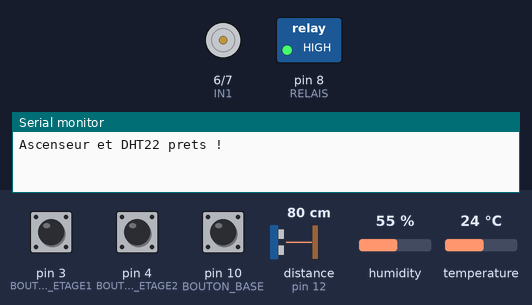
Bench run of a sketch on a simulated Arduino Uno, built with avr-gcc and run on an emulated ATmega328P. On the bench: motor-driver pin pairs drawn as motors (green arrow = first pin HIGH = forward, orange = second pin HIGH = backward, longer = more drive, scaled by the enable pin), switched loads named in the sketch (green lamp = pin HIGH), the last lines printed to the serial monitor. The inputs (shaded band) are chosen by the test bench; at power-on: temperature 24 °C, pin 3 (BOUTON_ETAGE1) HIGH, distance to the obstacle (sensor on pin 12) 80 cm, pin 10 (BOUTON_BASE) HIGH, pin 4 (BOUTON_ETAGE2) HIGH, humidity 55 %. The echo pulse lasts 58.3 µs per cm; pins used as bus, display or sensor lines are not drawn.

Above: at 1.2 s.
1.3 s: temperature set to 39.4 °C
3.5 s: temperature set to 40.6 °C
At 6.7 s:
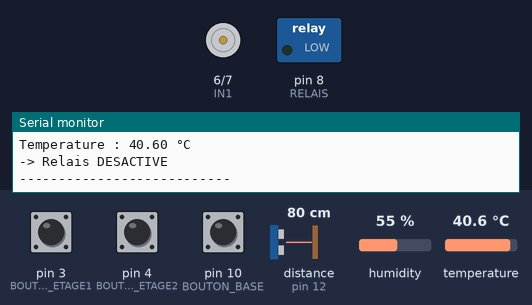
7.5 s: pin 3 (BOUTON_ETAGE1) pulled LOW for 0.15 s
At 8.6 s:
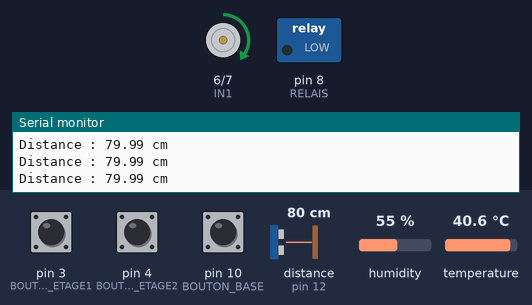
9.1 s: distance to the obstacle (sensor on pin 12) set to 29 cm
10.6 s: distance to the obstacle (sensor on pin 12) set to 25 cm
At 11.0 s:
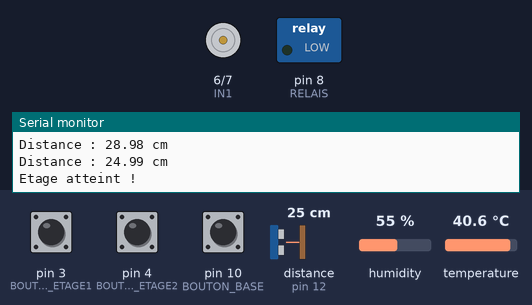
12.1 s: pin 10 (BOUTON_BASE) pulled LOW for 0.15 s
At 13.2 s:
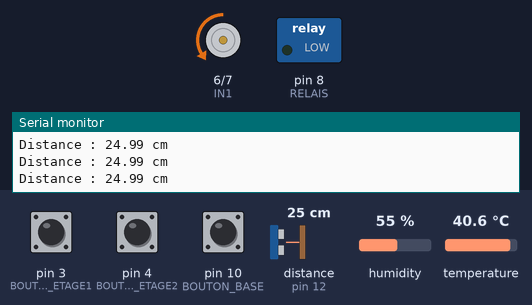
Timing chart, 0 to 14.7 s (numbered marks = the images above; inputs shaded):
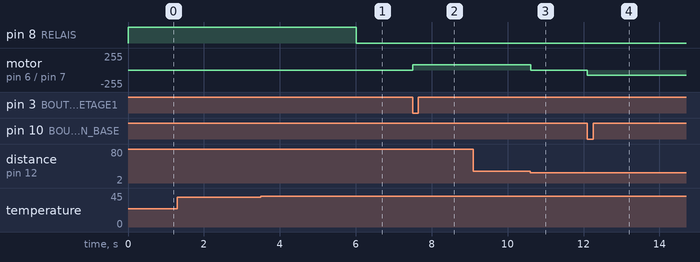

Measured:
- the behaviour switches between 40 and 40.1 °C on temperature (found by bisection; images 0 and 1)
- the behaviour switches between 26 and 25 cm on distance to the obstacle (sensor on pin 12) (found by bisection; images 2 and 3)
- after the input at 3.5 s, pin 8 (RELAIS): HIGH → LOW after 2.5 s
- after the input at 7.5 s, motor on pin 6 (IN1) / pin 7 (IN2): stopped → forward 77/255 at once
- after the input at 10.6 s, motor on pin 6 (IN1) / pin 7 (IN2): forward 77/255 → stopped at once
- after the input at 12.1 s, motor on pin 6 (IN1) / pin 7 (IN2): stopped → backward 77/255 at once

The sketch:

Ascenseur_Ventillateur.ino
```cpp
#include <DHT.h>

// ===== DHT22 ET RELAIS =====
#define DHTPIN 2
#define DHTTYPE DHT22
#define RELAIS 8

DHT dht(DHTPIN, DHTTYPE);

float temperature = 0;
unsigned long dernierTempsDHT = 0;

// ===== ASCENSEUR ET ULTRASON =====
const int TRIG = 11;
const int ECHO = 12;

const int BOUTON_BASE = 10;
const int BOUTON_ETAGE1 = 3;
const int BOUTON_ETAGE2 = 4;

const int ENA = 5;
const int IN1 = 6;
const int IN2 = 7;

float distance;
float cible;

bool deplacement = false;

// ===== INITIALISATION =====
void setup() {
  Serial.begin(9600);

  pinMode(TRIG, OUTPUT);
  pinMode(ECHO, INPUT);

  pinMode(BOUTON_BASE, INPUT_PULLUP);
  pinMode(BOUTON_ETAGE1, INPUT_PULLUP);
  pinMode(BOUTON_ETAGE2, INPUT_PULLUP);

  pinMode(ENA, OUTPUT);
  pinMode(IN1, OUTPUT);
  pinMode(IN2, OUTPUT);

  pinMode(RELAIS, OUTPUT);
  digitalWrite(RELAIS, HIGH);

  dht.begin();
  arreter();

  Serial.println("Ascenseur et DHT22 prets !");
}

// ===== BOUCLE PRINCIPALE =====
void loop() {
  gererTemperature();

  if (!deplacement) {
    if (digitalRead(BOUTON_BASE) == LOW) {
      cible = 44;
      deplacement = true;
    }
    else if (digitalRead(BOUTON_ETAGE1) == LOW) {
      cible = 24;
      deplacement = true;
    }
    else if (digitalRead(BOUTON_ETAGE2) == LOW) {
      cible = 4;
      deplacement = true;
    }
  }

  if (deplacement) {
    mesurerEtDeplacer();
  }
}

// ===== SURVEILLANCE TEMPERATURE =====
void gererTemperature() {
  if (millis() - dernierTempsDHT >= 2000) {
    dernierTempsDHT = millis();

    float t = dht.readTemperature();

    if (isnan(t)) {
      Serial.println("Erreur de lecture DHT22 !");
      return;
    }

    temperature = t;

    Serial.print("Temperature : ");
    Serial.print(temperature);
    Serial.println(" °C");

    if (temperature > 40) {
      digitalWrite(RELAIS, LOW);
      Serial.println("-> Relais DESACTIVE");
    }
    else if (temperature <= 39) {
      digitalWrite(RELAIS, HIGH);
      Serial.println("-> Relais ACTIVE");
    }

    Serial.println("---------------------------");
  }
}

// ===== MESURE ET DEPLACEMENT =====
void mesurerEtDeplacer() {
  digitalWrite(TRIG, LOW);
  delayMicroseconds(2);

  digitalWrite(TRIG, HIGH);
  delayMicroseconds(10);
  digitalWrite(TRIG, LOW);

  unsigned long duree = pulseIn(ECHO, HIGH, 30000);

  if (duree == 0) {
    arreter();
    deplacement = false;
    Serial.println("Erreur : pas d'echo !");
    return;
  }

  distance = duree * 0.0343 / 2.0;

  Serial.print("Distance : ");
  Serial.print(distance);
  Serial.println(" cm");

  if (distance < 1 || distance > 350) {
    arreter();
    deplacement = false;
    Serial.println("Distance invalide !");
    return;
  }

  if (abs(distance - cible) <= 1.5) {
    arreter();
    deplacement = false;
    Serial.println("Etage atteint !");
    return;
  }

  if (distance > cible) {
    monter();
  } else {
    descendre();
  }

  delay(50);
}

// ===== COMMANDES MOTEUR =====
void monter() {
  digitalWrite(IN1, HIGH);
  digitalWrite(IN2, LOW);
  analogWrite(ENA, 77);
}

void descendre() {
  digitalWrite(IN1, LOW);
  digitalWrite(IN2, HIGH);
  analogWrite(ENA, 70);
}

void arreter() {
  analogWrite(ENA, 0);
  digitalWrite(IN1, LOW);
  digitalWrite(IN2, LOW);
}
```
